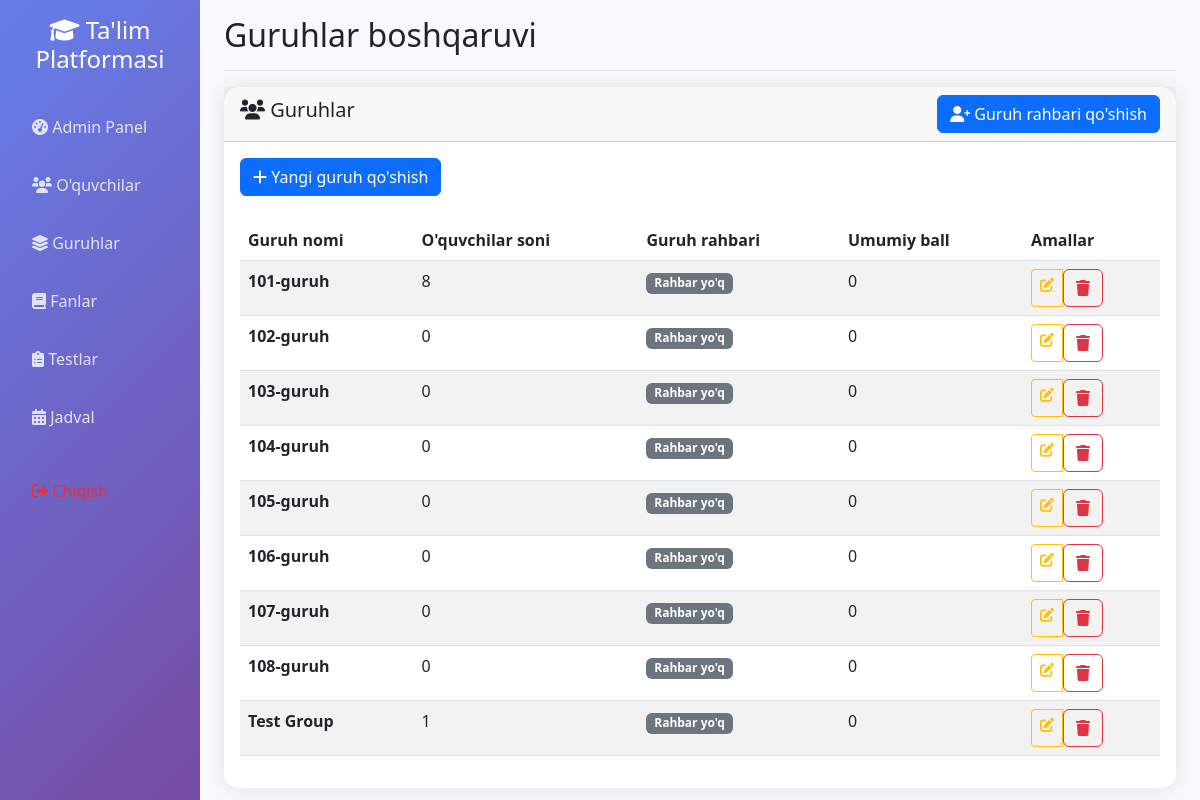
The page /admin/groups (signed in) on the database as committed earlier.
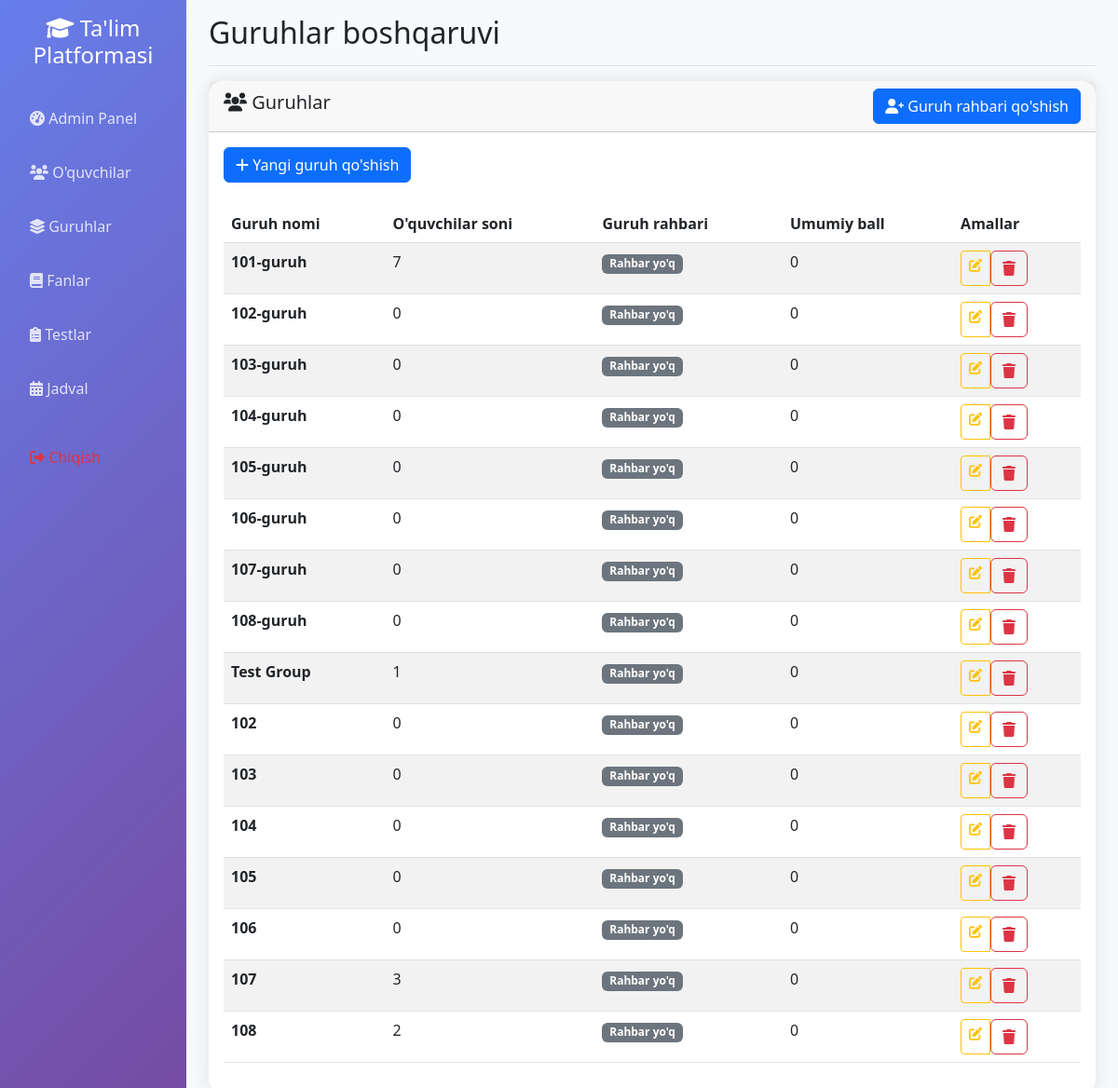
The same page on the database as committed later.
### app.py (models this page shows)
class Group(db.Model):
    __tablename__ = 'group'
    id = db.Column(db.Integer, primary_key=True)
    name = db.Column(db.String(50), unique=True, nullable=False, index=True)
    description = db.Column(db.Text)
    total_score = db.Column(db.Integer, default=0)
    leader = db.relationship('User', backref=db.backref('led_group', uselist=False), foreign_keys=[User.group_id])
    schedules = db.relationship('Schedule', backref='group', lazy=True, cascade='all, delete-orphan')

### app.py (the view)
@app.route('/admin/groups')
def admin_groups():
    if not session.get('logged_in', False) or not session.get('is_admin', False):
        return redirect(url_for('login'))
    groups = Group.query.all()
    return render_template('admin_groups.html', groups=groups)

### app.py (called while the page is built, shortened)
@app.context_processor
def inject_user():
    class CurrentUser:
        def __init__(self):
            self.is_authenticated = session.get('logged_in', False)
            self.is_admin = session.get('is_admin', False)
            self.is_group_leader = session.get('is_group_leader', False)
            self.username = session.get('username', '')
            self.id = session.get('user_id', None)
    return dict(current_user=CurrentUser(), datetime=datetime)

### templates/admin_groups.html (shortened to what this page needs)
{% extends "base.html" %}
{% block page_title %}Guruhlar boshqaruvi{% endblock %}
{% block content %}
<div class="row">
    <div class="col-12">
        <div class="card">
            <div class="card-header d-flex justify-content-between align-items-center">
                <h5><i class="fas fa-users"></i> Guruhlar</h5>
                <button class="btn btn-primary" data-bs-toggle="modal" data-bs-target="#addGroupLeaderModal">
                    <i class="fas fa-user-plus"></i> Guruh rahbari qo'shish
                </button>
            </div>
            <div class="card-body">
                <div class="row mb-4">
                    <div class="col-12">
                        <button class="btn btn-primary" type="button" data-bs-toggle="collapse" data-bs-target="#addGroupForm">
                            <i class="fas fa-plus"></i> Yangi guruh qo'shish
                        </button>
                    </div>
                </div>
                {% if groups %}
                <div class="table-responsive">
                    <table class="table table-striped">
                        <thead>
                            <tr>
                                <th>Guruh nomi</th>
                                <th>O'quvchilar soni</th>
                                <th>Guruh rahbari</th>
                                <th>Umumiy ball</th>
                                <th>Amallar</th>
                            </tr>
                        </thead>
                        <tbody>
                            {% for group in groups %}
                            {% set group_leader = group.students|selectattr('is_group_leader')|first %}
                            <tr>
                                <td><strong>{{ group.name }}</strong></td>
                                <td>{{ group.students|selectattr('is_group_leader', 'equalto', false)|list|length }}</td>
                                <td>
                                    {% if group_leader %}
                                        <span class="badge bg-primary">
                                            {{ group_leader.first_name }} {{ group_leader.last_name }}
                                        </span>
                                    {% else %}
                                        <span class="badge bg-secondary">Rahbar yo'q</span>
                                    {% endif %}
                                </td>
                                <td>{{ group.total_score }}</td>
                                <td>
                                    <div class="btn-group btn-group-sm">
                                        <a href="{{ url_for('admin_edit_group', group_id=group.id) }}" class="btn btn-outline-warning">
                                            <i class="fas fa-edit"></i>
                                        </a>
                                        <form method="POST" action="{{ url_for('admin_delete_group', group_id=group.id) }}" style="display: inline;">
                                            <button type="submit" class="btn btn-outline-danger" onclick="return confirm('Rostdan ham ushbu guruhni o\'chirmoqchimisiz?')">
                                                <i class="fas fa-trash"></i>
                                            </button>
                                        </form>
                                    </div>
                                </td>
                            </tr>
                            {% endfor %}
                        </tbody>
                    </table>
                {% else %}
                <div class="text-center py-5">
                    <i class="fas fa-layer-group fa-4x text-muted mb-3"></i>
                    <h4 class="text-muted">Guruhlar mavjud emas</h4>
                    <p class="text-muted">Yangi guruh qo'shing</p>
                </div>
                {% endif %}
            </div>
        </div>
    </div>
</div>
{% endblock %}

Rows that differ between the two databases and show on the page:
computed for Group "101-guruh": students|selectattr "8" → "7"
added Group: name "102", students|selectattr "0", total_score "0"
added Group: name "103", students|selectattr "0", total_score "0"
added Group: name "104", students|selectattr "0", total_score "0"
added Group: name "105", students|selectattr "0", total_score "0"
added Group: name "106", students|selectattr "0", total_score "0"
added Group: name "107", students|selectattr "3", total_score "0"
added Group: name "108", students|selectattr "2", total_score "0"
